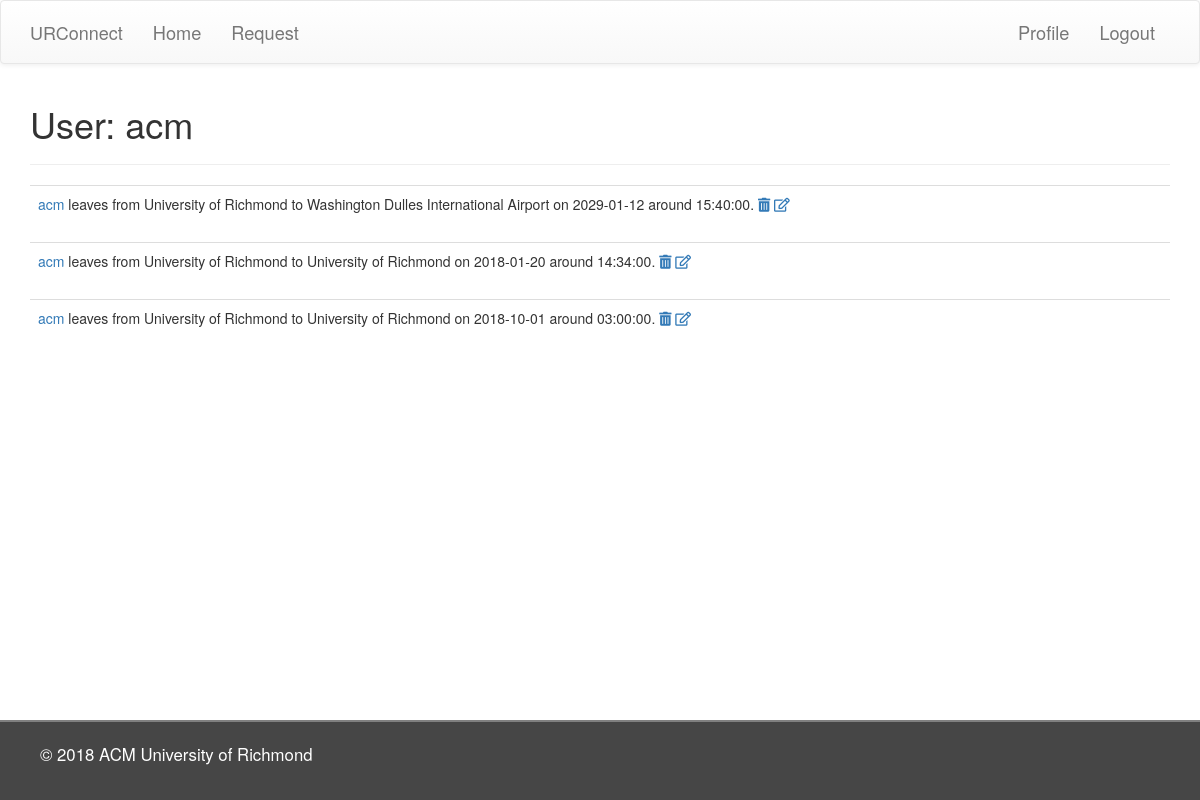
The page /user/acm (signed in) on the database as committed earlier.
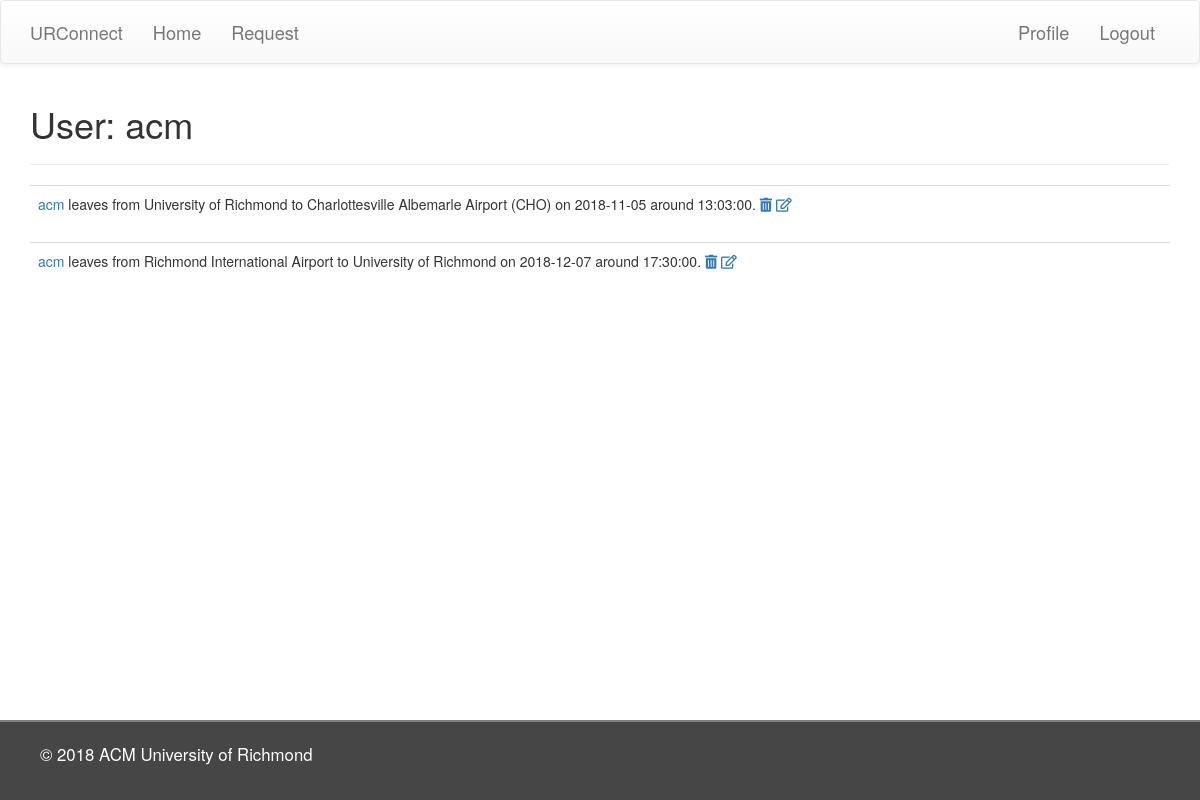
The same page on the database as committed later.
### app/models.py (models this page shows, shortened)
class User(UserMixin, db.Model):
	id 				= db.Column(db.Integer, primary_key = True)
	username 		= db.Column(db.String(64), index=True, unique=True)
	email 			= db.Column(db.String(120), index=True, unique=True)
	password_hash 	= db.Column(db.String(128))
	requests 		= db.relationship('Request', backref='author', lazy='dynamic')

class Request(db.Model):
	id 					= db.Column(db.Integer, primary_key = True)
	origin_city 		= db.Column(db.String(140))
	origin 				= db.Column(db.String(140))
	destination_city 	= db.Column(db.String(140))
	destination 		= db.Column(db.String(140))
	date 				= db.Column(db.Date, index = True)
	time 				= db.Column(db.Time, index = True)
	user_id 			= db.Column(db.Integer, db.ForeignKey('user.id'))
	description 		= db.Column(db.String(140))

### app/routes.py (the view)
@app.route('/user/<username>')
@login_required
def user(username):
    user    = User.query.filter_by(username=username).first_or_404()
    requests   = user.requests.all()
    return render_template('user.html', user=user, current_user = current_user,
        requests = requests)

### app/models.py (called while the page is built)
@login.user_loader
def load_user(id):
	return User.query.get(int(id))

### app/templates/user.html
{% extends "base.html" %}
{% block app_content %}
    <h1>User: {{ user.username }}</h1>
    <hr>
    {% for request in requests %}
	    <table class="table table-hover">
        <tr>
            <td>
                <a href="{{ url_for('user', username=request.author.username) }}">
                    {{ request.author.username }}
                </a>
                leaves from {{ request.origin }} to {{ request.destination }} on {{ request.date }} around {{ request.time }}.
                {% if request.author.username|string() == current_user.username|string() %}
	            <a href="{{ url_for('delete_request', request_id=request.id) }}"> <i class="fas fa-trash-alt"></i>
               	</a>
                <a href="{{ url_for('edit_request', request_id=request.id) }}"> <i class="far fa-edit"></i>
                </a>
                {% endif %}
            </td>
        </tr>
    </table>
    {% endfor %}
{% endblock %}

### app/templates/base.html (shortened to what this page needs)
{% extends 'bootstrap/base.html' %}
{% block head %}
{{super()}}
<link rel="stylesheet" href="https://maxcdn.bootstrapcdn.com/bootstrap/3.3.7/css/bootstrap-theme.min.css">
<link rel="stylesheet" href="https://use.fontawesome.com/releases/v5.5.0/css/all.css">
<link rel="stylesheet" href="https://maxcdn.bootstrapcdn.com/bootstrap/3.3.7/css/bootstrap.min.css">
<link rel="stylesheet" href="{{ url_for('static', filename='css/main.css') }}">
{% endblock %}
{% block navbar %}
    <nav id="top-nav" class="navbar navbar-default">
        <div class="container">
            <div class="navbar-header">
                <a class="navbar-brand" href="{{ url_for('index') }}">URConnect</a>
            </div>
            <div class="collapse navbar-collapse" id="bs-example-navbar-collapse-1">
                <ul class="nav navbar-nav">
                    <li><a href="{{ url_for('index') }}">Home</a></li>
                    <li><a href="{{ url_for('request_form') }}">Request</a></li>
                </ul>
                <ul class="nav navbar-nav navbar-right">
                    {% if current_user.is_anonymous %}
                    <li><a href="{{ url_for('login') }}">Login</a></li>
                    {% else %}
                    <li><a href="{{ url_for('user', username=current_user.username) }}">Profile</a></li>
                    <li><a href="{{ url_for('logout') }}">Logout</a></li>
                    {% endif %}
                </ul>
            </div>
        </div>
    </nav>
{% endblock %}
{% block content %}
    <div class="container">
        {% block app_content %}{% endblock %}
    </div>
    {%- block footer %}
    <footer>&copy; 2018 ACM University of Richmond </footer>
    {%- endblock footer %}
{% endblock %}

### app/static/css/main.css (style rules this page uses)
#top-nav { height: 8vh; min-height: 60px; font-size: 1.3em; padding: 6px; }
body { overflow-x: hidden; background-color: white; }
body > .container { min-height: 72vh; z-index: 1; }
footer { width: 100%; min-height: 60px; height: 10vh; left: 0; bottom: 0; background-color: rgb(70, 70, 70); color: white; margin-top: 60px; padding: 20px 40px 40px 40px; font-size: 1.2em; border-top: 2px solid grey; min-height: 50px; }

Rows that differ between the two databases and show on the page:
removed Request: author.username "acm", origin "University of Richmond", destination "Washington Dulles International Airport", date "2029-01-12", time "15:40:00"
removed Request: author.username "acm", origin "University of Richmond", destination "University of Richmond", date "2018-01-20", time "14:34:00"
removed Request: author.username "acm", origin "University of Richmond", destination "University of Richmond", date "2018-10-01", time "03:00:00"
added Request: author.username "acm", origin "University of Richmond", destination "Charlottesville Albemarle Airport (CHO)", date "2018-11-05", time "13:03:00"
added Request: author.username "acm", origin "Richmond International Airport", destination "University of Richmond", date "2018-12-07", time "17:30:00"
